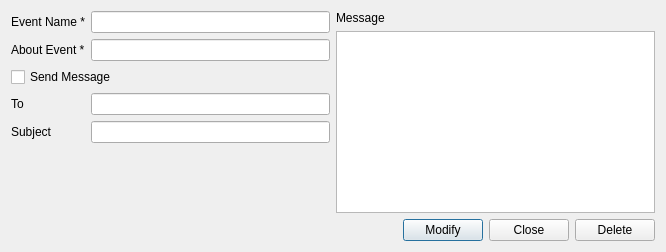
<?xml version="1.0" encoding="UTF-8"?>
<ui version="4.0">
 <class>SelectedEventDialog</class>
 <widget class="QDialog" name="SelectedEventDialog">
  <property name="geometry">
   <rect>
    <x>0</x>
    <y>0</y>
    <width>666</width>
    <height>252</height>
   </rect>
  </property>
  <property name="windowTitle">
   <string>Dialog</string>
  </property>
  <property name="windowIcon">
   <iconset resource="resource.qrc">
    <normaloff>:/resource/icons/calendar icon.svg</normaloff>:/resource/icons/calendar icon.svg</iconset>
  </property>
  <layout class="QVBoxLayout" name="verticalLayout_3">
   <item>
    <layout class="QVBoxLayout" name="verticalLayout_2">
     <item>
      <layout class="QHBoxLayout" name="horizontalLayout">
       <item>
        <layout class="QFormLayout" name="formLayout">
         <item row="1" column="1">
          <widget class="QLineEdit" name="eventname_input"/>
         </item>
         <item row="3" column="1">
          <widget class="QLineEdit" name="about_input"/>
         </item>
         <item row="4" column="0" colspan="2">
          <widget class="QCheckBox" name="sendmessage_checkbox">
           <property name="text">
            <string>Send Message</string>
           </property>
          </widget>
         </item>
         <item row="6" column="0">
          <widget class="QLabel" name="to_label">
           <property name="sizePolicy">
            <sizepolicy hsizetype="Preferred" vsizetype="Preferred">
             <horstretch>0</horstretch>
             <verstretch>0</verstretch>
            </sizepolicy>
           </property>
           <property name="text">
            <string>To</string>
           </property>
          </widget>
         </item>
         <item row="6" column="1">
          <widget class="QLineEdit" name="to_input"/>
         </item>
         <item row="9" column="1">
          <widget class="QLineEdit" name="subject_input"/>
         </item>
         <item row="1" column="0">
          <widget class="QLabel" name="eventname_label">
           <property name="text">
            <string>Event Name *</string>
           </property>
          </widget>
         </item>
         <item row="3" column="0">
          <widget class="QLabel" name="about_label">
           <property name="text">
            <string>About Event *</string>
           </property>
          </widget>
         </item>
         <item row="9" column="0">
          <widget class="QLabel" name="subject_label">
           <property name="text">
            <string>Subject          </string>
           </property>
          </widget>
         </item>
        </layout>
       </item>
       <item>
        <layout class="QVBoxLayout" name="verticalLayout">
         <item>
          <widget class="QLabel" name="message_label">
           <property name="text">
            <string>Message</string>
           </property>
          </widget>
         </item>
         <item>
          <widget class="QPlainTextEdit" name="message_input"/>
         </item>
        </layout>
       </item>
      </layout>
     </item>
     <item>
      <layout class="QHBoxLayout" name="horizontalLayout_6">
       <item>
        <spacer name="horizontalSpacer">
         <property name="orientation">
          <enum>Qt::Horizontal</enum>
         </property>
         <property name="sizeHint" stdset="0">
          <size>
           <width>40</width>
           <height>20</height>
          </size>
         </property>
        </spacer>
       </item>
       <item>
        <widget class="QPushButton" name="modify_button">
         <property name="text">
          <string>Modify</string>
         </property>
        </widget>
       </item>
       <item>
        <widget class="QPushButton" name="close_button">
         <property name="text">
          <string>Close</string>
         </property>
        </widget>
       </item>
       <item>
        <widget class="QPushButton" name="delete_button">
         <property name="text">
          <string>Delete</string>
         </property>
        </widget>
       </item>
      </layout>
     </item>
    </layout>
   </item>
  </layout>
 </widget>
 <tabstops>
  <tabstop>eventname_input</tabstop>
  <tabstop>about_input</tabstop>
  <tabstop>sendmessage_checkbox</tabstop>
  <tabstop>to_input</tabstop>
  <tabstop>subject_input</tabstop>
  <tabstop>message_input</tabstop>
  <tabstop>modify_button</tabstop>
  <tabstop>close_button</tabstop>
  <tabstop>delete_button</tabstop>
 </tabstops>
 <resources>
  <include location="resource.qrc"/>
 </resources>
 <connections/>
</ui>
